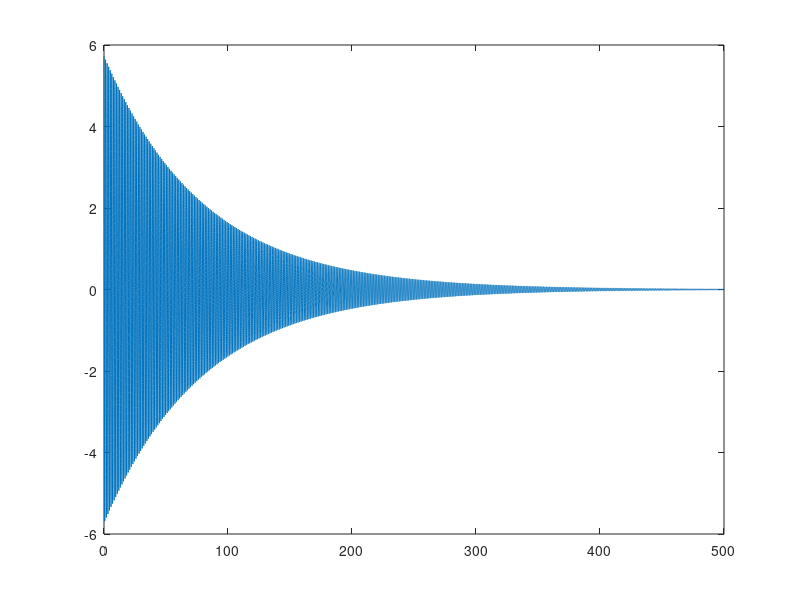

The MATLAB source for this figure:
clear
clc

% Written By Curtis Graham for McMaster Rocketry Team
% August 15th 2017

%Calculation of oscillations caused by trag forces for various Cp & Cg

%Radial symetry assumed

%Variables:

theta=[];               %Angle from y axis CCW
omega=[];               %Angular velocity of theta
alpha=[];               %Angular acceleration of theta


I=[1/12*30*2^2];        %Moment of inertia

t=[500];                %time
delt=[0.01];            %timestep

Calib=[1];              %Seperation of Cp Cg

Fd=[300];               %Drag Forces

% Equations

%domega/dt=Calib*Fd*sin(theta)/I;
%dtheta/dt=omega;


% Runge-Kutta Solution
%Solves domega/dt for each timestep and uses a dummy to solve dtheta/dt

N=t/delt;


time=transpose([0:delt:t]); 

theta1=transpose(zeros(1,N+1));
theta2=transpose(zeros(1,N));
theta3=transpose(zeros(1,N));
theta4=transpose(zeros(1,N));

omega1=transpose(zeros(1,N+1));         
omega2=transpose(zeros(1,N));
omega3=transpose(zeros(1,N));
omega4=transpose(zeros(1,N));

domegadt1=transpose(zeros(1,N));        
domegadt2=transpose(zeros(1,N));
domegadt3=transpose(zeros(1,N));
domegadt4=transpose(zeros(1,N));

dthetadt1=transpose(zeros(1,N));        
dthetadt2=transpose(zeros(1,N));
dthetadt3=transpose(zeros(1,N));
dthetadt4=transpose(zeros(1,N));

Komega=transpose(zeros(1,N));  
Ktheta=transpose(zeros(1,N)); 
theta1(1)=0.1;

for i=1:N;
    
    domegadt1(i)=-Calib*Fd*sin(theta1(i))/I;
    omega2(i)=omega1(i)+domegadt1(i)*(delt/2);
    dthetadt2(i)=omega2(i);
    theta2(i)=theta1(i)+dthetadt1(i)*(delt/2);
    
    domegadt2(i)=-Calib*Fd*sin(theta2(i))/I;
    omega3(i)=omega1(i)+domegadt2(i)*(delt/2);
    dthetadt3(i)=omega3(i);
    theta3(i)=theta2(i)+dthetadt2(i)*(delt/2);
    
    domegadt3(i)=-Calib*Fd*sin(theta3(i))/I;
    omega4(i)=omega1(i)+domegadt3(i)*delt;
    dthetadt4(i)=omega4(i);
    theta4(i)=theta3(i)+dthetadt3(i)*delt;
    
    domegadt4(i)=-Calib*Fd*sin(theta4(i))/I;
    
    Komega(i)=1/6*(domegadt1(i)+2*domegadt2(i)+2*domegadt3(i)+domegadt4(i));
    Ktheta(i)=1/6*(dthetadt1(i)+2*dthetadt2(i)+2*dthetadt3(i)+dthetadt4(i));
    omega1(i+1)=omega1(i)+Komega(i)*delt;
    theta1(i+1)=theta1(i)+Ktheta(i)*delt;
    
end
plot(time, theta1*(180/pi))


